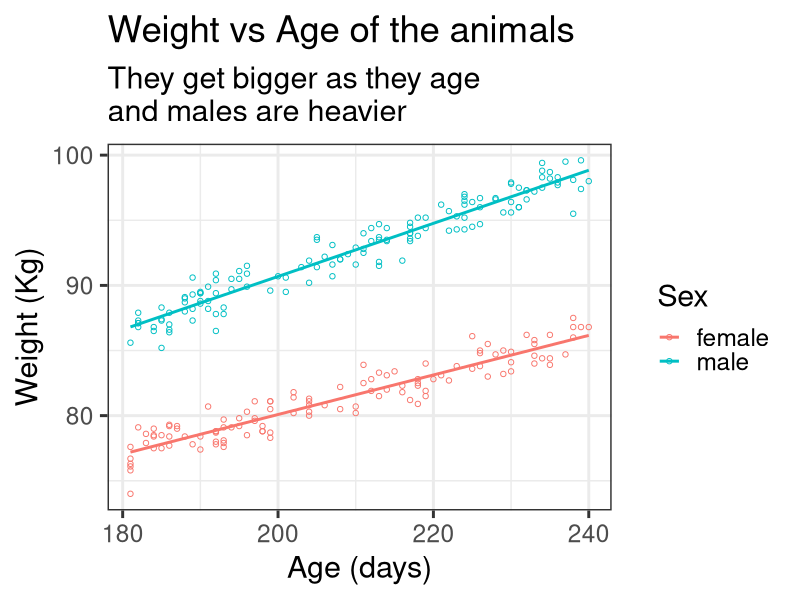
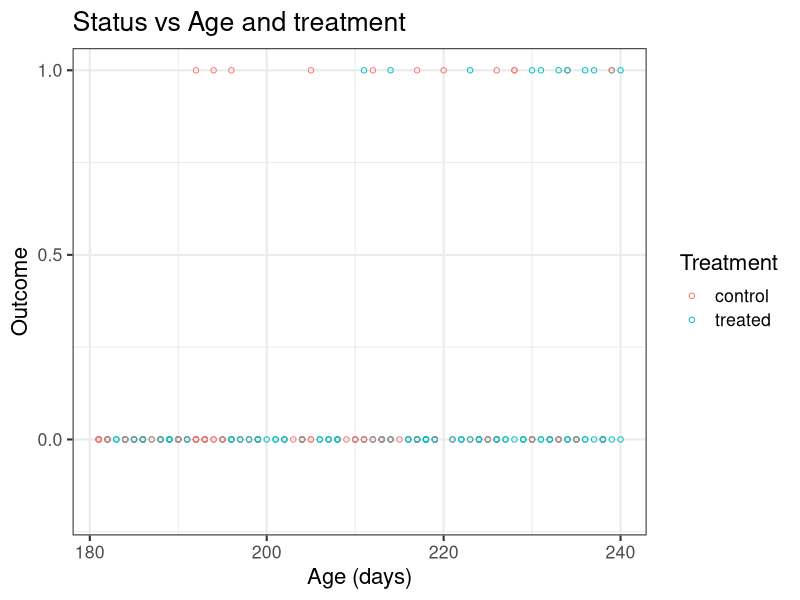
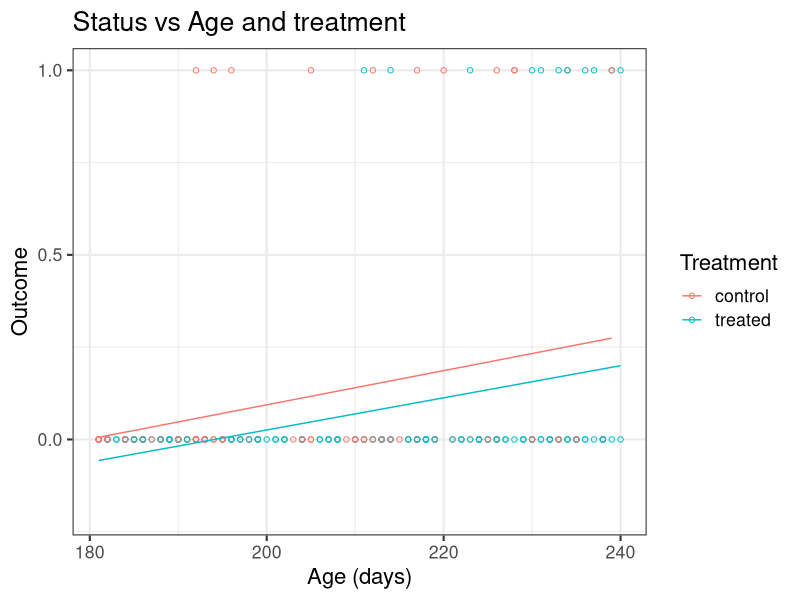
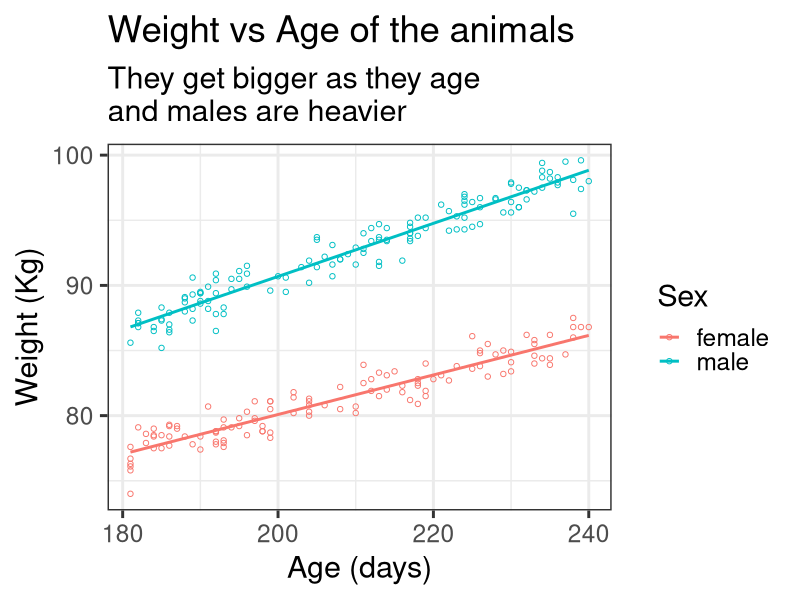

Write the R code that produced these figures, in order.
## ---- chunk 1
library(tidyverse)
library(here)
library(knitr)

set.seed(42)

opts_chunk$set(comment = "")

dat <- read_csv(here("logreg_course", "logreg_data_01_20190530.csv"))
## ---- chunk 2
ggplot(dat) +
  aes(age, weight, colour = sex) +
  geom_point(shape = 1) +
  geom_smooth(method = "lm", se = FALSE) +
  theme_bw(base_size = 22) +
  labs(title = "Weight vs Age of the animals",
       subtitle = "They get bigger as they age\nand males are heavier",
       x = "Age (days)",
       y = "Weight (Kg)",
       colour = "Sex")
## ---- chunk 3
ggsave(here("figures", "lin_regression_plot.png"))
## ---- chunk 4
mod1 <- lm(weight ~ age + sex, data = dat)
print(summary(mod1), digits = 2)
## ---- chunk 5
dat %>% 
  sample_n(6) %>% 
  kable(format = "html", caption = "Example data")
## ---- chunk 6
dat %>% 
  count(treatment, status) %>% 
  spread(status, n) %>% 
  kable(format = "html")
## ---- chunk 7
with(dat,
     {{fisher.test(status, treatment)}})
## ---- chunk 8
set.seed(42)
dat <- dat %>%
  mutate(status01 = as.numeric(factor(status, levels = c("healthy", "diseased"))) - 1)

dat %>% 
  sample_n(6) %>% 
  kable(format = "html", caption = "Example data")
## ---- chunk 9
ggplot(dat) +
  aes(age, status01, colour = treatment) +
  geom_point(shape = 1) +
  theme_bw(base_size = 16) +
  scale_y_continuous(limits = c(-0.2, 1.0), breaks = c(0,0.5,1)) +
  labs(title = "Status vs Age and treatment",
       x = "Age (days)",
       y = "Outcome",
       colour = "Treatment")

## ---- chunk 10
last_plot() +
  geom_smooth(method = "lm", se = FALSE, lwd = 0.5)
